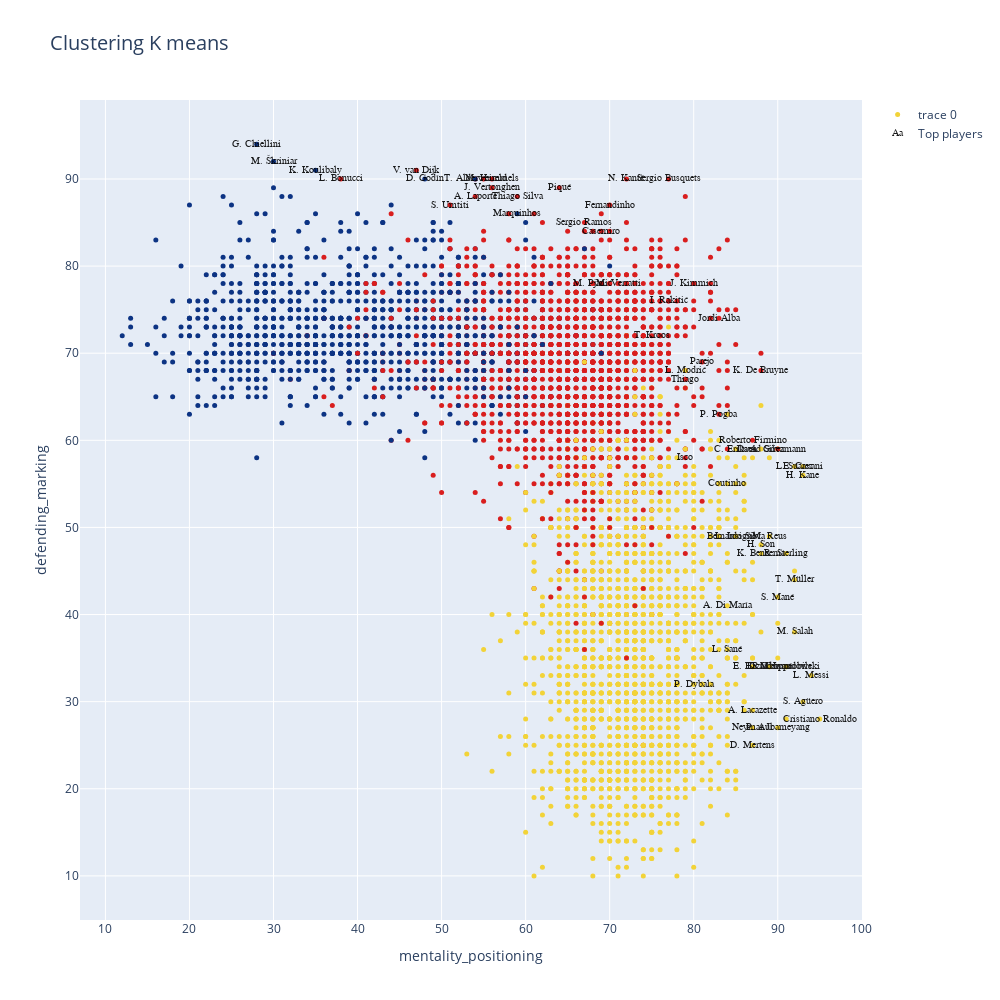

Notebook cell for this chart:
### Code cell
data=[]
bool_crack=df_n["overall"] > 85
bool_no_crack=df_n["overall"]<86


#Eligo dos números entre 0 y  de n_skills-1
skill_1=skills_ratings[28]
skill_2=skills_ratings[32]


kmean_clusters = go.Scatter(x=df_skills[skill_1], y=df_skills[skill_2],
                           mode='markers',
                        text=df_n.loc[:,'short_name'],
                           marker=dict(
                                size=5,
                                color = clusters.astype(np.float), #set color equal to a variable
                                colorscale='Portland',
                                showscale=False)
                           )

crack =go.Scatter(x=df_skills.loc[bool_crack,skill_1], y=df_skills.loc[bool_crack,skill_2],name='Top players',
                      text=df_n.loc[bool_crack,'short_name'],
                      textfont=dict(family='sans serif',size=10,color='black'),
                      opacity=0.9,mode='text')

data=[kmean_clusters,crack]

layout = go.Layout(title="Clustering K means ",titlefont=dict(size=20),
                xaxis=dict(title=skill_1),
                yaxis=dict(title=skill_2),
                autosize=False, width=1000,height=1000)

fig = go.Figure(data=data, layout=layout)

iplot(fig)

### Figure 1 — Plotly figure (JSON) as saved in the notebook; plotly's stock layout.template omitted (floating-point values rounded to 4 significant figures; data arrays with more than 128 entries replaced by an {"elided": "..."} marker saying what was removed)
{"data": [{"marker": {"color": {"elided": "5137 int values"}, "colorscale": [[0, "rgb(12,51,131)"], [0.25, "rgb(10,136,186)"], [0.5, "rgb(242,211,56)"], [0.75, "rgb(242,143,56)"], [1, "rgb(217,30,30)"]], "showscale": false, "size": 5}, "mode": "markers", "text": {"elided": "5137 str values"}, "type": "scatter", "x": {"elided": "5137 int values"}, "y": {"elided": "5137 int values"}}, {"mode": "text", "name": "Top players", "opacity": 0.9, "text": ["L. Messi", "Cristiano Ronaldo", "Neymar Jr", "E. Hazard", "K. De Bruyne", "V. van Dijk", "L. Modrić", "M. Salah", "K. Mbappé", "K. Koulibaly", "H. Kane", "N. Kanté", "G. Chiellini", "S. Agüero", "Sergio Ramos", "L. Suárez", "R. Lewandowski", "Sergio Busquets", "A. Griezmann", "P. Dybala", "P. Pogba", "R. Sterling", "C. Eriksen", "Piqué", "David Silva", "E. Cavani", "D. Godín", "T. Kroos", "M. Reus", "P. Aubameyang", "S. Mané", "A. Laporte", "Bernardo Silva", "Casemiro", "H. Son", "Fernandinho", "Thiago Silva", "K. Benzema", "J. Vertonghen", "D. Mertens", "M. Hummels", "T. Alderweireld", "Jordi Alba", "Thiago", "L. Insigne", "L. Sané", "Marquinhos", "M. Škriniar", "M. Verratti", "S. Umtiti", "J. Kimmich", "Isco", "Roberto Firmino", "I. Rakitić", "M. Pjanić", "A. Di María", "L. Bonucci", "Coutinho", "Parejo", "T. Müller", "C. Immobile", "A. Lacazette"], "textfont": {"color": "black", "family": "sans serif", "size": 10}, "type": "scatter", "x": [94, 95, 87, 87, 88, 47, 79, 92, 89, 35, 93, 72, 28, 93, 67, 92, 91, 77, 90, 80, 83, 91, 85, 64, 88, 93, 48, 75, 89, 90, 90, 54, 85, 69, 88, 70, 59, 88, 56, 87, 56, 54, 83, 79, 85, 84, 59, 30, 71, 51, 80, 79, 87, 77, 68, 84, 38, 84, 81, 92, 91, 87], "y": [33, 28, 27, 34, 68, 91, 68, 38, 34, 91, 56, 90, 94, 30, 85, 57, 34, 90, 59, 32, 63, 47, 59, 89, 59, 57, 90, 72, 49, 27, 42, 88, 49, 84, 48, 87, 88, 47, 89, 25, 90, 90, 74, 67, 49, 36, 86, 92, 78, 87, 78, 58, 60, 76, 78, 41, 90, 55, 69, 44, 34, 29]}], "layout": {"autosize": false, "height": 1000, "title": {"font": {"size": 20}, "text": "Clustering K means "}, "width": 1000, "xaxis": {"title": {"text": "mentality_positioning"}}, "yaxis": {"title": {"text": "defending_marking"}}}}
